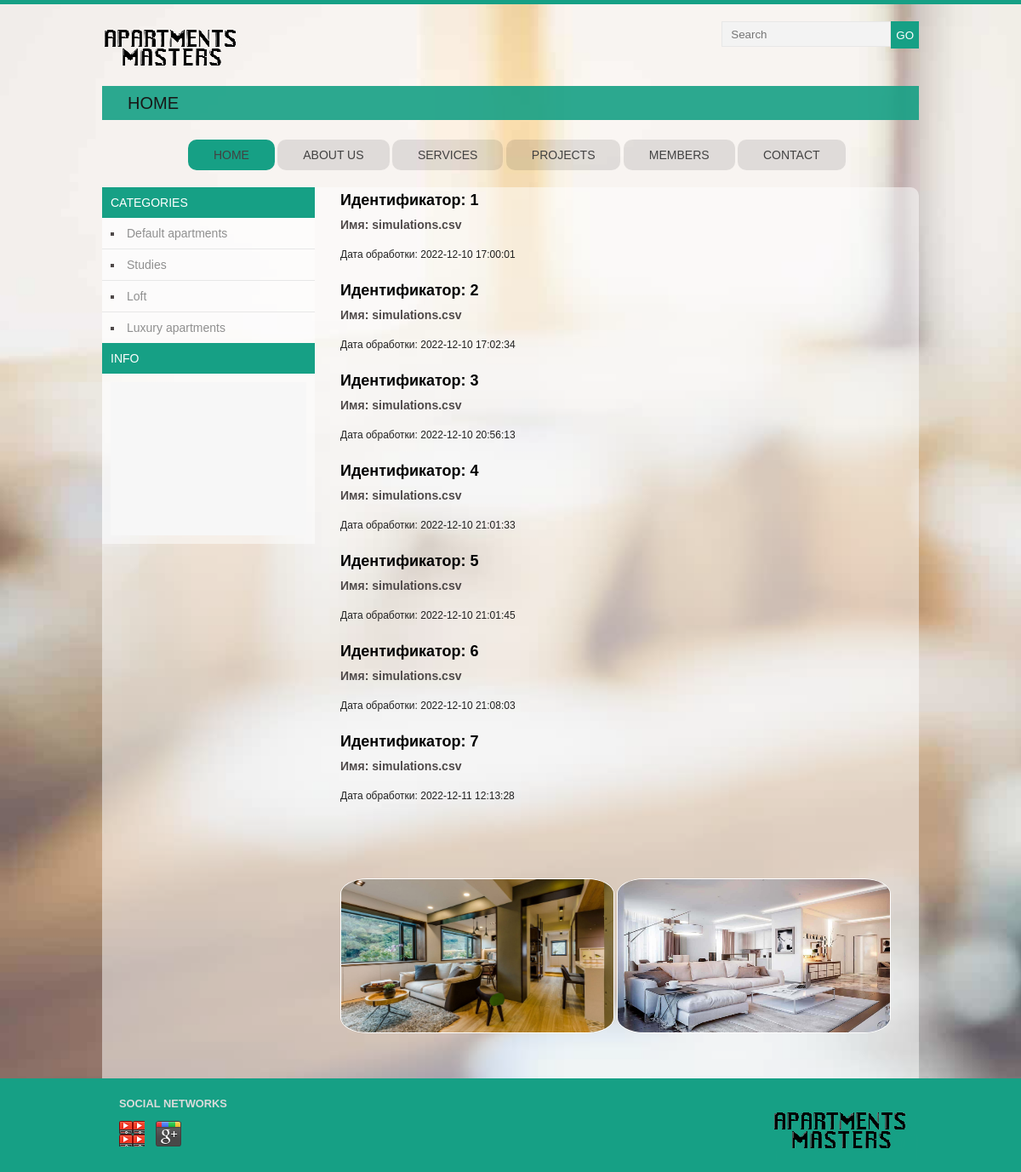
/index, run on the app's committed database.
### tables this page shows
CREATE TABLE source_files (
	id integer PRIMARY KEY autoincrement, 
	filename varchar(255) NOT NULL, 
	processed datetime
);

### labapp/routes.py (the view)
@app.route('/')
@app.route('/index')
def index():
    imgs = ['ap1.png', 'ap2.png']
    subjs = ["Default apartments", "Studies", "Loft", "Luxury apartments"]
    processed_files = controller.get_source_files_list()
    return render_template('index.html', title='Apartments masters', pname='HOME', navmenu=controller.navmenu,
                           imgs=imgs, subjs=subjs, processed_files=processed_files)

### labapp/controller.py (called while the page is built)
def get_source_files_list():
    db_connector = SQLStoreConnectorFactory().get_connector(DATABASE_URI)  # получаем объект соединения
    result = select_all_from_source_files(db_connector)  # получаем список всех обработанных файлов
    db_connector.close()
    return result

### labapp/repository/connectorfactory.py (called while the page is built)
    def get_connector(self, datastore):
        if datastore.startswith("sqlite:///"):
            self.instance = SQLiteStoreConnector(datastore)
            if self.instance.connect():
                return self.instance
        elif datastore.startswith("pymysql://"):
            self.instance = MySQLStoreConnector(datastore)
            if self.instance.connect():
                return self.instance
        return None

### labapp/repository/sql_api.py (called while the page is built)
def select_all_from_source_files(connector: StoreConnector):
    connector.start_transaction()  # начинаем выполнение запросов
    query = f'SELECT * FROM source_files ORDER BY processed'
    result = connector.execute(query).fetchall()
    connector.end_transaction()  # завершаем выполнение запросов
    return result

### labapp/repository/sqliteconnector.py (called while the page is built)
    def connect(self):
        try:
            connection = sqlite3.connect(self._datastore[10:])
            cursor = connection.cursor()
            cursor.execute("PRAGMA foreign_keys = 1")
            cursor.close()
            self.connection = connection
            print("SQLite database connected.")
            return True
        except Exception as e:
            print(f'Connection error: {str(e)}')
            return False

    def execute(self, query):
        result = None
        if self._cursor is not None:
            try:
                result = self._cursor.execute(query)
            except Exception as e:
                self.connection.rollback()
                print(f'Query execution error: {str(e)}')
        else:
            print("Use start_transaction() first.")
        return result

    def start_transaction(self):
        if self._cursor is None and self.connection is not None:
            self._cursor = self.connection.cursor()

    def end_transaction(self):
        if self.connection is not None and self._cursor is not None:
            self.connection.commit()
            self._cursor.close()
            self._cursor = None

    def close(self):
        self.connection.close()
        self.connection = None

### labapp/templates/index.html
{% extends "layout.html" %}
{% block content %}
    <aside>
      <h2>CATEGORIES</h2>
      <nav>
        <ul class="aside-menu">
            {% for subj in subjs %}
              <li><a href="#">{{subj}}</a></li>
            {% endfor %}
        </ul>
      </nav>
      <h2>INFO</h2>
      <p><img src="/static/images/bg1.png" width="230" height="180" alt="Our offices"></p>
    </aside>
    <article>
    <section>
            {% for row in processed_files %}
                <h2>
                    Идентификатор: {{row[0]}}
                </h2>
                <h3>
                    Имя: {{row[1]}}
                </h3>
                <p>
                    Дата обработки: {{row[2]}}
                </p>
            {% endfor %}
        </section>
        <section>
            {% for image in imgs %}
                <figure><img src="/static/images/{{image}}" alt=""></figure>
            {% endfor %}
        </section>
    </article>
{% endblock %}

### labapp/templates/layout.html (shortened to what this page needs)
<html>
<head>
		<link rel="stylesheet" href="/static/stylesheets/styles.css">
</head>
		<body>
			<div class="wrapper">
				<header>
					<a href="/"><img src="/static/images/logo2-.png" alt="Apartments masters"></a>
					<form name="search" class="sinput" action="#" method="get">
						<input type="search" name="q" placeholder="Search"><button type="submit">GO</button>
					</form>
					<div class="heading">
						<h1 id="headname">{{pname}}</h1>
					</div>
				</header>
				{% if navmenu %}
					<nav>
						<ul class="top-menu">
							{% for item in navmenu %}
								<li><a href="{{item.addr}}">{{item.name}}</a></li>
							{% endfor %}
						</ul>
					</nav>
				{% endif %}
				<main id="{{pname}}">
					{% block content %}{% endblock %}
				</main>
			</div>
			<footer>
				<div class="footer">
					<div id="social">
						<h3>SOCIAL NETWORKS</h3>
						<a href="http://youtube.com/" class="social-icon youtube"></a>
						<a href="http://google.com/" class="social-icon google"></a>
					</div>
					<div id="footer-logo">
						<a href="/"><img src="/static/images/logo2-.png" alt="Apartments masters"></a>
					</div>
				</div>
			</footer>
		</body>
</html>

### labapp/static/stylesheets/styles.css (style rules this page uses)
body { color: #4f4949; font: 12px Tahoma, sans-serif; background: url(../images/apart.png); background-size: cover; border-top: 5px solid #16A085; margin: 0; }
input[type="text"], input[type="search"], input[type="email"] { background-color: #f3f3f3; border: 1px solid #e7e7e7; height: 30px; color: #b2b2b2; padding: 0 10px; vertical-align: top; }
input[type="submit"], button { color: #fff; background-color: #16A085; border: none; height: 32px; font-family: 'Oswald', sans-serif; }
p { margin: 20px 0; }
.wrapper { max-width: 960px; margin: auto; }
header { padding: 20px 0; }
main { background:rgba(255,255,255,0.5); border-radius: 10px 10px 0 0; }
aside { float: left; width: 250px; background: rgba(255,255,255,0.5) }
section { margin-top: 20px; margin-left: 280px; padding-bottom: 50px; }
section > h2 { color: #000000; position: relative; top: 5px; }
section > p { color: #202020; }
footer { background: #16A085; color: #dbdbdb; font-size: 11px; }
.footer { max-width: 960px; margin: auto; padding: 10px 0; height: 90px; }
.sinput { float: right; }
nav a { text-decoration: none; }
nav ul { margin: 0; padding: 0; }
nav li { list-style-position: inside; font: 14px 'Oswald', sans-serif; padding: 10px; }
h1 { display: inline-block; color: #000000; font: 20px/40px 'Oswald', sans-serif; margin: 0; padding: 0 10px; }
.heading { background: url(../images/line-bg.png); opacity: 0.9; margin: 3px 0; padding-left: 20px; }
.heading > h1 { background:rgba(72, 190, 226, 0); }
.top-menu { text-align: right; width: 91%; }
.top-menu li { display: inline-block; border-radius: 10px; padding: 10px 30px; margin: 0; background:rgba(0,0,0,0.1); }
.top-menu li.active { background: #16A085; color: #fff; }
.top-menu a { color: #424242; }
.aside-menu li { font-weight: 500; list-style-type: square; border-top: 1px solid #e7e7e7; }
.aside-menu li:first-child { border: none; }
.aside-menu a { color: #8f8f8f; }
aside > h2 { background: #16A085; font: 14px 'Oswald', sans-serif; color: #fff; padding: 10px; margin: 0px 0 0 0; }
aside > p { padding: 10px; margin: 0; }
figure { display: inline-block; margin: 0; font-family: 'Oswald', sans-serif; font-weight: 300; }
figure img { position: relative; border-radius: 10%; width: 320px; height: 180px; border: 1px solid #fff; box-shadow: 0 0 1px rgba(0,0,0,0.1); }
#footer-logo { float: right; margin-top: 20px; font-size: 10px; text-align: right; }
#social { float: left; margin-left: 20px; width: 130px; }
.social-icon { width: 30px; height: 30px; display: inline-block; margin-right: 10px; }
.youtube { background: url(../images/youtube.png); background-position: 0 0; }
.google { background: url(../images/google.png); background-position: -30px 0; }

### data on the page
source_files: id "1", filename "simulations.csv", processed "2022-12-10 17:00:01"
source_files: id "2", filename "simulations.csv", processed "2022-12-10 17:02:34"
source_files: id "3", filename "simulations.csv", processed "2022-12-10 20:56:13"
source_files: id "4", filename "simulations.csv", processed "2022-12-10 21:01:33"
source_files: id "5", filename "simulations.csv", processed "2022-12-10 21:01:45"
source_files: id "6", filename "simulations.csv", processed "2022-12-10 21:08:03"
source_files: id "7", filename "simulations.csv", processed "2022-12-11 12:13:28"

### other printed values
{{ item.name }} "HOME" "ABOUT US" "SERVICES" "PROJECTS" "MEMBERS" "CONTACT"
{{ subj }} "Default apartments" "Studies" "Loft" "Luxury apartments"
